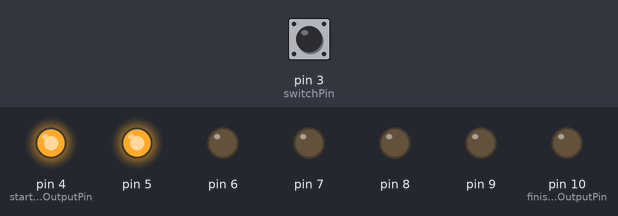
The sketch below on a simulated Arduino Uno, built with avr-gcc and run on an emulated ATmega328P. Parts: output pins drawn as LEDs (lit = HIGH). Dashed ring = blinking. The test bench sets the inputs (shaded band); at power-on: pin 3 (switchPin) LOW. What the sketch prints to the serial monitor is not drawn.

Above: at 1.25 s.
1.3 s: pin 3 (switchPin) pulled HIGH for 1 s
At 3.3 s:
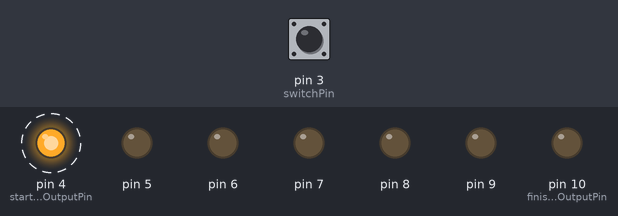
5.3 s: pin 3 (switchPin) pulled HIGH for 0.15 s
At 5.9 s:
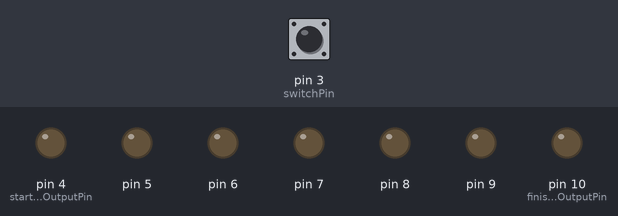
8.4 s: pin 3 (switchPin) pulled HIGH for 3.2 s
At 16.3 s:
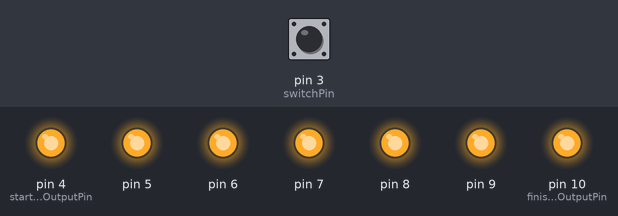
Timing chart, 0 to 17.8 s (numbered marks = the images above; inputs shaded):
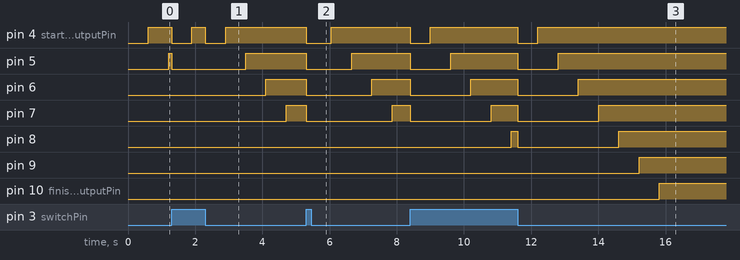

Measured:
- after the input at 1.3 s, pin 4 (startingOutputPin): alternates HIGH for 0.40 s and LOW for 0.60 s, 4 changes in all, then stays HIGH, starting at once; pin 5: HIGH → LOW at once, → HIGH 2.2 s later
- after the input at 5.3 s, pin 4 (startingOutputPin): HIGH → LOW at once, → HIGH 0.75 s later; pin 5: HIGH → LOW at once, → HIGH 1.4 s later; pin 6: HIGH → LOW at once, → HIGH 2.0 s later; pin 7: HIGH → LOW at once, → HIGH 2.6 s later; pin 8: stays LOW (without the input it goes to HIGH after 0.01 s)
- after the input at 8.4 s, pin 4 (startingOutputPin): alternates HIGH for 2.6 s and LOW for 0.60 s, 4 changes in all, then stays HIGH, starting at once; pin 5: alternates HIGH for 2.0 s and LOW for 1.2 s, 4 changes in all, then stays HIGH, starting at once

The sketch:

Countdown_digitaltimer.ino
```cpp
/*
 *
 * Nombre: David Prieto
 * Fecha: 21/02/2021
 * Este programa es una modificación del Reloj digital (proyecto del starter kit)
 *
 * Al pulsar el botón comienza a encender los leds. Si el botón deja de presionarse se apagan todos.
*/

// constante del pin del botón.
const int switchPin = 3;
const int startingOutputPin = 4; // variable para guardar el primer pin a activar.
const int finishingOutputPin = 10;  //constante para guardar el último pin a activar.

unsigned long previousTime = 0; // store the last time an LED was updated
int switchState = 0; // the current switch state
int prevSwitchState =0; // the previous switch state


int currentPin = startingOutputPin; // en esta variable guardamos el valor del pin que queremos activar

// 600000 = 10 minutes in milliseconds
long interval = 600; // interval at which to light the next LED

void setup() {
  // utilizamos un bucle for para iniciar los leds
  for (int x = startingOutputPin; x <= finishingOutputPin; x++) {
    pinMode(x, OUTPUT);
  }
  // Pin del botón como input
  pinMode(switchPin, INPUT);
  // Iniciamos la comunicación con el ordenador por si necesitamos resolver cualquier error.
  Serial.begin(9600);
}

void loop() {
  // Miramos la hora y la guardamos
  unsigned long currentTime = millis();

  // Comparamos la hora con la "hora anterior" y revisamos si ha pasado tiempo suficiente (interval)
  if (currentTime - previousTime > interval) {
    // Si ya ha pasado el tiempo de intervalo, decimos que la última vez que se activó esto es ahora
    previousTime = currentTime;
    // encendemos el pin que le toca
    digitalWrite(currentPin, HIGH);
    // aumentamos la variable del pin para que luego le toque al siguiente pin
    currentPin++;
        // En caso de que se exceda el límite de los pines, se queda automáticamente en el número +1 para evitar errores y reinicios extraños
    if (currentPin > finishingOutputPin) {
      currentPin = finishingOutputPin;
      }
  }

  // leemos el botón y lo guardamos en switchtate
  switchState = digitalRead(switchPin);
  Serial.println(switchState);

  // if the switch has changed
  if (switchState != prevSwitchState) {
    for (int x = startingOutputPin; x <= finishingOutputPin; x++) {
     digitalWrite(x, LOW);
    }
    // la variable del led la mandamos al inicio
    currentPin = startingOutputPin;
    //reset the timer
    previousTime = currentTime;
  }
  // set the previous switch state to the current state
  prevSwitchState = switchState;
}
```
